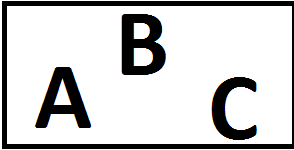
#> input picture Test runs/Images/ABC/ABC1.png, 294 x 150 px
$ python combination.py 'Test runs/Images/ABC/ABC1.png' 'Test runs/Images/ABC/ABC1.png'
#> lines starting #> are read from the running program, lines starting #| are printed output that depends on the picture; after the words box and inside, x2 and y2 are one past the last pixel; in counts of white or black regions, pixels touching at a corner belong together
from PIL import Image
from PIL import ImageEnhance
import sys

#---------------------------------------------------#
def image_logical_xor(image1, image2):
    image1.load()
    image2.load()
    return image1._new(image1.im.chop_xor(image2.im))
#===================================================#

#---------------------------------------------------#
def image_logical_or(image1, image2):
    image1.load()
    image2.load()
    return image1._new(image1.im.chop_or(image2.im))
#===================================================#

#---------------------------------------------------#
#Superimposes two images on top of each other.
# If you multiply an image with a solid black image,
# the result is black.
# If you multiply with a solid white image, the image is unaffected.
def multiply(image1, image2):
    image1.load()
    image2.load()
    return image1._new(image1.im.chop_multiply(image2.im))
#===================================================#


#---------------------------------------------------#
# the following functions are used to invert and image
# and to specify an alpha level while combining the shares
def invert(image):
    image.load()
    return image._new(image.im.chop_invert())
#===================================================#

#---------------------------------------------------#
# Blend images using a transparency weight(alpha).
def blend(image1, image2, alpha):
    return Image.blend(image1, image2, alpha)
#===================================================#

#---------------------------------------------------#
# takes the shares as input and converts it to a bilevel image.
# Then we create empty image objects to hold the final combined images.
infile1 = Image.open(sys.argv[1])
#> infile1 is the input picture: PIL image 294x150 RGBA; mean R, G, B, A 205.4, 205.4, 205.4, 255
infile2 = Image.open(sys.argv[2])

infile1 = infile1.convert('1')
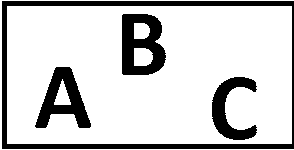
#> infile1: PIL image 294x150 1; 80.6% white; 4 black regions, box (x1, y1, x2, y2) and area: (2, 1, 294, 149) 3886, (122, 14, 166, 75) 1822, (35, 67, 91, 128) 1587, (212, 77, 257, 140) 1270
infile2 = infile2.convert('1')

outfile1 = Image.new('1', infile1.size)
#> outfile1: PIL image 294x150 1; every value is 0
outfile2 = Image.new('1', infile1.size)
#===================================================#

#---------------------------------------------------#
# takes the maximum value of the pixels at the [x,y] col, row
# and paints the value at the corresponding position in the final image.
for x in range(infile1.size[0]):
    for y in range(infile1.size[1]):
        outfile1.putpixel((x, y), max(infile1.getpixel((x, y)), infile2.getpixel((x, y))))

outfile1.save('takingMaxValue.png')

#===================================================#
outfile2 = image_logical_xor(infile1,infile2)
outfile2.save('combinedXOR.png')

#===================================================#
outfile2 = invert(outfile2)
#> in invert, `return image._new(image.im.chop_invert())`: returned value: PIL image 294x150 1; every value is 1
outfile2.save('inverted.png')

#===================================================#
outfile2 = multiply(infile1,infile2)
outfile2.save('combinedMultiplied.png')

#===================================================#
outfile2 = blend(infile1,infile2,0.25) #change the alpha value here between 0 - 1.
#> (the run stopped early here; a loop or call above may not have finished)
